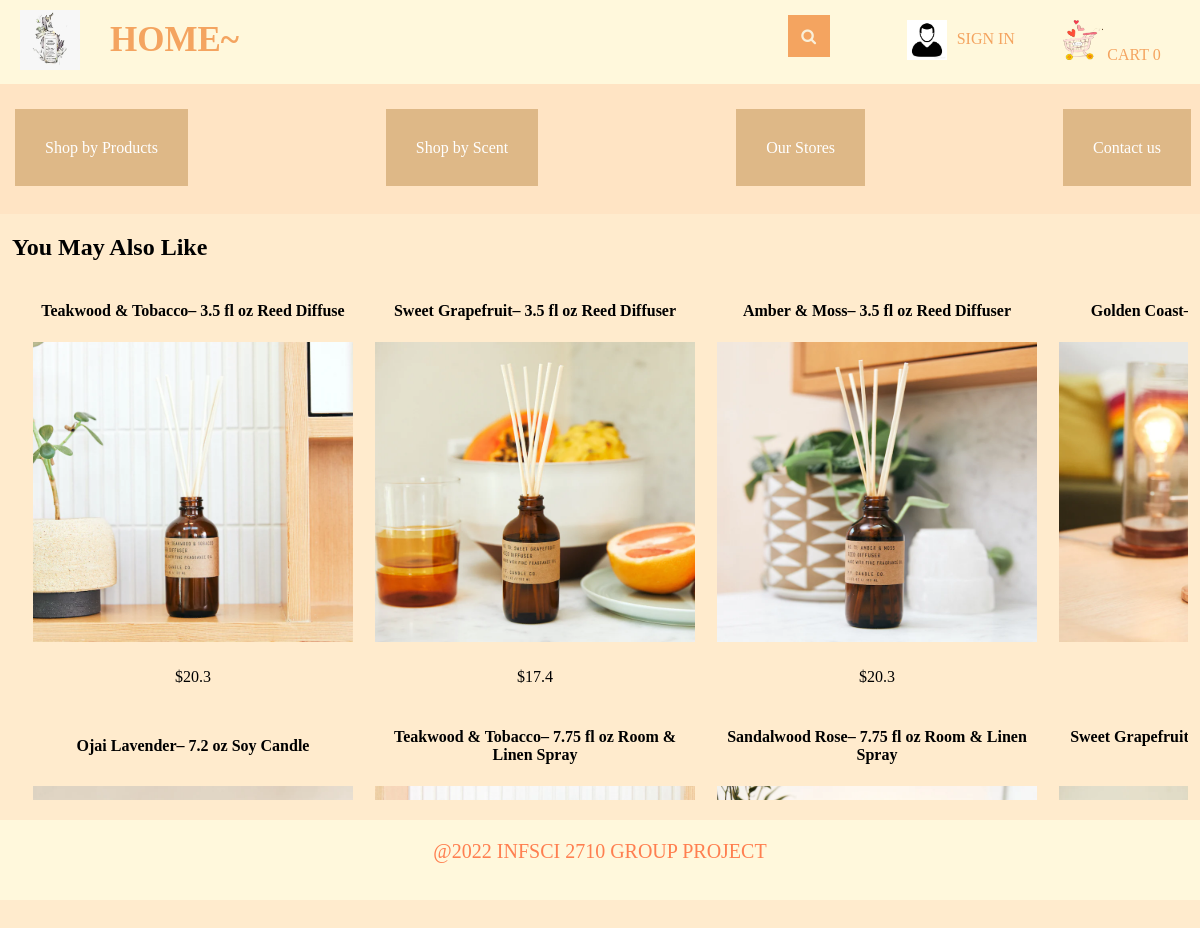
The page /home on the database its author committed.
### tables this page shows
CREATE TABLE "products" (
  "productId" INTEGER,
  "name" TEXT,
  "inventory" INTEGER,
  "price" REAL,
  "description" TEXT,
  "image" TEXT,
  "productKindId" INTEGER,
  "scent_id" INTEGER,
  CONSTRAINT "PRODUCTS_PK" PRIMARY KEY ("productId"),
  CONSTRAINT "FK_products_product_kind" FOREIGN KEY ("productKindId") REFERENCES "product_kind" ("productKindId") ON DELETE NO ACTION ON UPDATE NO ACTION,
  CONSTRAINT "products_FK" FOREIGN KEY ("scent_id") REFERENCES "scent" ("scent_id") ON DELETE NO ACTION ON UPDATE NO ACTION,
  CONSTRAINT "inventory_constrains" CHECK (inventory>=0)
);

### main.py (the view)
@app.route("/home")
def homeRoot():
    loggedIn, firstName, noOfItems = getLoginDetails()
    with sqlite3.connect('database.db') as conn:
        cur = conn.cursor()
        cur.execute('SELECT productId, name, price, description, image, inventory FROM products')
        itemData = cur.fetchall()
        cur.execute('SELECT productKindId, name FROM product_kind')
        categoryData = cur.fetchall()
        cur.execute('SELECT scent_id, scent_name FROM scent')
        scentData = cur.fetchall()
    itemData = parse(itemData)
    return render_template('home.html', itemData=itemData, loggedIn=loggedIn, firstName=firstName, noOfItems=noOfItems,
                           categoryData=categoryData, scentData=scentData)

### main.py (called while the page is built)
def getLoginDetails():
    with sqlite3.connect('database.db') as conn:
        cur = conn.cursor()
        if 'email' not in session:
            loggedIn = False
            firstName = ''
            noOfItems = 0
        else:
            loggedIn = True
            cur.execute("SELECT customer_id, firstName FROM customers WHERE email = ?", (session['email'],))
            customer_id, firstName = cur.fetchone()
            cur.execute("SELECT count(productId) FROM cart WHERE userId = ?", (customer_id,))
            noOfItems = cur.fetchone()[0]
    conn.close()
    return (loggedIn, firstName, noOfItems)

def parse(data):
    ans = []
    i = 0
    while i < len(data):
        curr = []
        for j in range(7):
            if i >= len(data):
                break
            curr.append(data[i])
            i += 1
        ans.append(curr)
    return ans

### templates/home.html (shortened to what this page needs)
<!DOCTYPE HTML>
<html>
<head>
<link rel="stylesheet" href={{ url_for('static', filename='css/home.css') }} />
<link rel="stylesheet" href={{ url_for('static', filename='css/topStyle.css') }} />
<link rel="stylesheet" href={{ url_for('static', filename='css/footer.css') }} />
<link rel="stylesheet" href="https://maxcdn.bootstrapcdn.com/font-awesome/4.5.0/css/font-awesome.min.css">
</head>
<body>
    <div class="container">
        <div id="title">
            <a href="/logout">
                <img id="logo" src= {{ url_for('static', filename='images/logo.png') }} />
            </a>
            <div class="home_btn">
                <a href="/home">
                    <strong>HOME~</strong>
                </a>
            </div>
            <div class = "Search">
                <form>
		            <input id="searchBox" type="text" name="searchQuery" placeholder="SEARCH....">
		            <button id="searchButton" type="submit" value="Search"></button>
		        </form>
            </div>
            {% if not loggedIn %}
            <div id="signInButton">
                <img id = "client " src= {{ url_for('static', filename='images/client.png')}}/>
                <a class="link" href="/loginForm">SIGN IN</a>
            </div>
            {% endif %}
        <div id="cart">
            <a class="link" href="/cart">
                <img src={{url_for('static', filename='images/shoppingCart.png')}} id="cartIcon" />
                CART {{noOfItems}}
            </a>
        </div>
        </div>
        <div class="display">
            <div class="displayMenu">
                <div class="by_product">
                        <buttom class ="naviItems" > Shop by Products </buttom>
                </div>
                <div class="by_scent">
                        <buttom class ="naviItems" > Shop by Scent </buttom>
                </div>
                <div class="stores">
                        <buttom class ="naviItems" > Our Stores </buttom>
                </div>
                <div class="contact">
                        <buttom class ="naviItems" onclick = window.location.href="/contactUs.html"> Contact us </buttom>
                </div>
            </div>
            <div class="displayItem">
                <h2>You May Also Like</h2>
                {% for data in itemData %}
                <table>
                    <tr id="productName">
                        {% for row in data %}
                        <td>
                            {{row[1]}}
                        </td>
                        {% endfor %}
                    </tr>
                    <tr id="productImage">
                        {% for row in data %}
                        <td>
                            <a href="/productDescription?productId={{row[0]}}">
                                <img src={{ url_for('static', filename='uploads/' + row[4]) }} id="itemImage" />
                            </a>
                        </td>
                        {% endfor %}
                    </tr>
                    <tr id="productPrice">
                        {% for row in data %}
                        <td>
                            ${{row[2]}}
                        </td>
                        {% endfor %}
                    </tr>
                </table>
                {% endfor %}
            </div>
        </div>
    </div>
    <footer>
        <div class="footer_container">
            <p>@2022 INFSCI 2710 GROUP PROJECT</p>
        </div>
    </footer>
</body>
</html>

### static/css/home.css (style rules this page uses)
html,body { margin: 0; padding: 0; height: 100%; }
body { width: 100%; background: blanchedalmond; }
.container { position: relative; width:100%; height: 100%; overflow:scroll; }
.display { margin-bottom: 120px; }
#itemImage { height: 300px; width: 320px; }
table { border-spacing: 20px; width: 80%; margin: auto; text-align: center; }
#productName { text-align: center; font-weight: bold; }
#productPrice { text-align: center; }
.displayMenu { background: bisque; width: 98%; height: 100px; position: fixed; top: 84px; display: flex; justify-content: space-between; padding: 15px; z-index: 1; transform: scale(1); }
.naviItems { background-color: burlywood; position: relative; top: 40px; color: white; width: 100%; padding: 30px; font-size: 16px; border: none; cursor: pointer; }
.displayItem { position: relative; top:214px; width: 98%; margin: auto; overflow: scroll; }

### static/css/topStyle.css (style rules this page uses)
#logo { height: 60px; width: 60px; margin-left: 20px; margin-top: 10px; margin-bottom: 10px; margin-right: 20px; float: left; }
#title { background-color: cornsilk; height: 84px; position: fixed; top:0px; display: flex; width: 100%; margin-bottom: 0px; z-index: 2; }
.home_btn { height: 64px; margin-bottom: 10px; margin-top:10px; padding: 10px; }
.home_btn a { position: relative; text-align: center; text-decoration: none; font-family: "Palace Script MT"; font-size: 35px; color: sandybrown; }
.Search { width: 70%; }
.Search form { padding:15px; height: 100%; }
.Search input { height: 42px; width: 0; padding: 0 42px 0 15px; border: none; border-bottom: 2px solid transparent; outline: none; background: transparent; transition: .4s cubic-bezier(0, 0.8, 0, 1); position: relative; top: 0; right:0; float: right; z-index: 2; font-family: "Palace Script MT"; font-size:20px; }
.Search button { background: sandybrown; border: none; height: 42px; width: 42px; position: relative; top: 0; right: 0; float: right; margin-right: -15px; cursor: pointer; }
.Search button:before { content: "\f002"; font-family: FontAwesome; font-size: 16px; color: #F9F0DA; }
#signInButton { width: 15%; display: flex; color: yellow; margin-top: 20px; margin-bottom: 20px; margin-left: 20px; margin-right: 20px; float: left; }
#signInButton img { width: 40px; height: 40px; }
#signInButton a { position: relative; bottom: 0; text-align: center; padding: 10px; }
#cart { width: 15%; color: white; margin-top: 20px; margin-bottom: 20px; float: left; }
#cart img { width: 40px; height: 40px; }
#cartIcon { height: 30px; width: 30px; }
#cart a, #signInButton a { text-decoration: none; font-family: "Palace Script MT"; color: sandybrown; }

### static/css/footer.css (style rules this page uses)
footer { background: cornsilk; display: block; position: relative; bottom: 0; width: 100%; height: 10%; z-index: 10000; }
.footer_container p { position: relative; top: 20px; color: coral; text-align: center; font-family: "Times New Roman"; font-size: 20px; }

### rows shown on the page
products: name "Teakwood & Tobacco– 3.5 fl oz Reed Diffuse", image (picture), price "20.3"
products: name "Sweet Grapefruit– 3.5 fl oz Reed Diffuser", image (picture), price "17.4"
products: name "Amber & Moss– 3.5 fl oz Reed Diffuser", image (picture), price "20.3"
products: name "Golden…", image (picture)
products: name "Ojai Lavender– 7.2 oz Soy Candle", image (picture)
products: name "Teakwood & Tobacco– 7.75 fl oz Room & Linen Spray", image (picture)
products: name "Sandalwood Rose– 7.75 fl oz Room & Linen Spray", image (picture)
products: name "Sweet…", image (picture)

### other values the page prints
{{ noOfItems }} "0"
